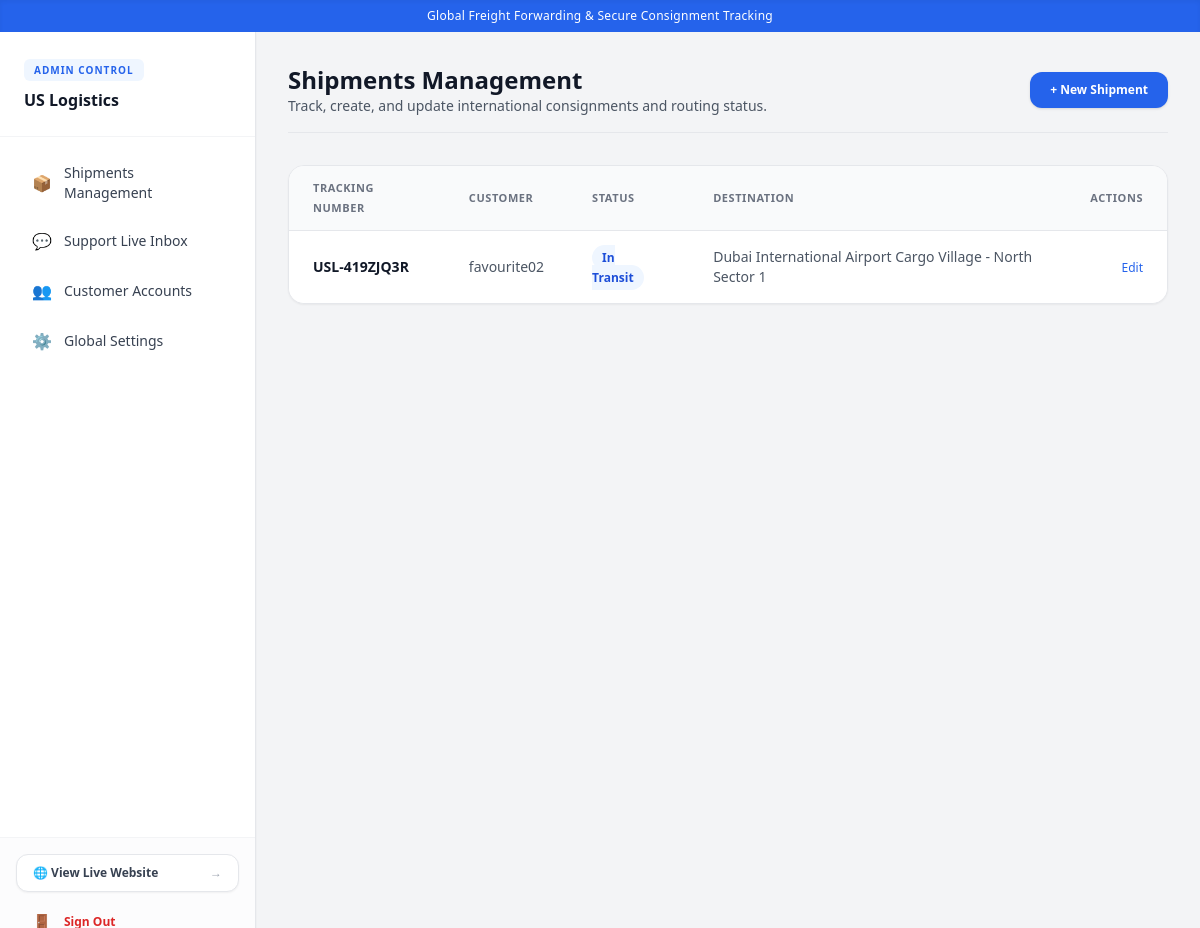
Page /shipments/dashboard/shipments/ (signed in) on the committed database.
### core/models.py (models this page shows, shortened)
class AppVariable(models.Model):
    key = models.CharField(max_length=100, unique=True)
    value = models.TextField(blank=True)
    description = models.CharField(max_length=255, blank=True)

### shipments/models.py (models this page shows, shortened)
class Shipment(models.Model):
    STATUS_CHOICES = [
        ('CREATED', 'Shipment Created'),
        ('PICKED_UP', 'Picked Up'),
        ('IN_TRANSIT', 'In Transit'),
        ('OUT_FOR_DELIVERY', 'Out for Delivery'),
        ('DELIVERED', 'Delivered'),
        ('EXCEPTION', 'Exception / Delayed'),
    ]
    SERVICE_CHOICES = [
        ('STANDARD_GROUND', 'Standard Ground Shipping'),
        ('EXPRESS_AIR', 'Express Air Freight'),
        ('OVERNIGHT_PRIORITY', 'Overnight Priority'),
        ('OCEAN_FREIGHT', 'International Ocean Freight'),
        ('HEAVY_CARGO', 'Heavy Cargo Transport'),
    ]
    tracking_number = models.CharField(max_length=50, unique=True, blank=True, db_index=True)
    customer = models.ForeignKey(settings.AUTH_USER_MODEL, on_delete=models.SET_NULL, null=True, blank=True, related_name='shipments')
    origin = models.ForeignKey(Location, on_delete=models.PROTECT, related_name='shipments_origin')
    destination = models.ForeignKey(Location, on_delete=models.PROTECT, related_name='shipments_destination')
    current_location = models.ForeignKey(Location, on_delete=models.SET_NULL, null=True, blank=True, related_name='shipments_current')
    status = models.CharField(max_length=30, choices=STATUS_CHOICES, default='CREATED')
    service_type = models.CharField(max_length=50, choices=SERVICE_CHOICES, default='STANDARD_GROUND')
    estimated_delivery = models.DateTimeField(null=True, blank=True)
    created_at = models.DateTimeField(auto_now_add=True)
    updated_at = models.DateTimeField(auto_now=True)

class Location(models.Model):
    name = models.CharField(max_length=255, help_text="e.g. Chicago Distribution Center")
    address = models.TextField(blank=True)
    city = models.CharField(max_length=150, blank=True)
    state = models.CharField(max_length=150, blank=True)
    postal_code = models.CharField(max_length=30, blank=True)
    country = models.CharField(max_length=150, default="United States")
    latitude = models.DecimalField(max_digits=10, decimal_places=7, null=True, blank=True)
    longitude = models.DecimalField(max_digits=10, decimal_places=7, null=True, blank=True)
    created_at = models.DateTimeField(auto_now_add=True)
    updated_at = models.DateTimeField(auto_now=True)

### shipments/views.py (the view)
# urls.py: path('dashboard/shipments/', AdminShipmentListView.as_view(), name='admin_shipment_list'),
class AdminShipmentListView(StaffRequiredMixin, ListView):
    model = Shipment
    template_name = 'dashboard/shipment_list.html'
    context_object_name = 'shipments'
    paginate_by = 25
    def get_queryset(self):
        queryset = super().get_queryset().select_related('origin', 'destination', 'current_location', 'customer')
        status_filter = self.request.GET.get('status')
        query = self.request.GET.get('q')
        if status_filter:
            queryset = queryset.filter(status=status_filter)
        if query:
            queryset = queryset.filter(tracking_number__icontains=query)
        return queryset

### core/context_processors.py (called while the page is built)
def app_variables(request):
    try:
        vars_dict = {var.key: var.value for var in AppVariable.objects.all()}
    except Exception:
        vars_dict = {}
    return {'app_vars': vars_dict}

### core/mixins.py (called while the page is built)
    def test_func(self):
        return self.request.user.is_authenticated and (self.request.user.is_staff or self.request.user.is_superuser)

### templates/dashboard/shipment_list.html (shortened to what this page needs)
{% extends 'base_admin.html' %}
{% block admin_content %}
<div class="max-w-6xl mx-auto">
    <div class="mb-8 border-b pb-4 flex justify-between items-center">
        <div>
            <h1 class="text-2xl font-bold text-gray-900">Shipments Management</h1>
            <p class="text-sm text-gray-600">Track, create, and update international consignments and routing status.</p>
        </div>
        <a href="{% url 'admin_shipment_create' %}" class="bg-blue-600 hover:bg-blue-700 text-white px-5 py-2.5 rounded-xl text-xs font-semibold shadow transition">
            + New Shipment
        </a>
    </div>
    <div class="bg-white shadow-sm rounded-2xl border border-gray-200 overflow-hidden">
        <table class="min-w-full divide-y divide-gray-200 text-left text-sm">
            <thead class="bg-gray-50 text-gray-500 text-[11px] uppercase tracking-wider font-semibold">
                <tr>
                    <th class="px-6 py-3">Tracking Number</th>
                    <th class="px-6 py-3">Customer</th>
                    <th class="px-6 py-3">Status</th>
                    <th class="px-6 py-3">Destination</th>
                    <th class="px-6 py-3 text-right">Actions</th>
                </tr>
            </thead>
            <tbody class="divide-y divide-gray-100 bg-white">
                {% if shipments %}
                    {% for shipment in shipments %}
                    <tr class="hover:bg-gray-50 transition">
                        <td class="px-6 py-4 font-semibold text-gray-900">{{ shipment.tracking_number }}</td>
                        <td class="px-6 py-4 text-gray-600">{{ shipment.customer.username|default:"Guest/Unassigned" }}</td>
                        <td class="px-6 py-4">
                            <span class="bg-blue-50 text-blue-700 text-xs font-semibold px-2.5 py-1 rounded-full">
                                {{ shipment.get_status_display|default:shipment.status }}
                            </span>
                        </td>
                        <td class="px-6 py-4 text-gray-600">{{ shipment.destination.name|default:"N/A" }}</td>
                        <td class="px-6 py-4 text-right">
                            <a href="{% url 'admin_shipment_update' shipment.tracking_number %}" class="text-blue-600 hover:underline text-xs font-medium">Edit</a>
                        </td>
                    </tr>
                    {% endfor %}
                {% else %}
                    <tr>
                        <td colspan="5" class="px-6 py-12 text-center text-gray-400 text-xs">No shipments found in the database.</td>
                    </tr>
                {% endif %}
            </tbody>
        </table>
    </div>
</div>
{% endblock %}

### templates/base_admin.html (shortened to what this page needs)
<!DOCTYPE html>
<html lang="en">
<head>
    <script src="https://cdn.tailwindcss.com"></script>
    <link rel="stylesheet" href="https://unpkg.com/leaflet@1.9.4/dist/leaflet.css" />
</head>
<body class="bg-gray-100 text-gray-800 flex flex-col min-h-screen font-sans antialiased">
    {% if app_vars.SITE_TAGLINE %}
    <div class="bg-blue-600 text-white text-xs py-2 px-4 text-center font-medium tracking-wide shadow-inner">
        {{ app_vars.SITE_TAGLINE }}
    </div>
    {% endif %}
    <div class="min-h-screen flex flex-1">
        <aside class="w-64 bg-white border-r border-gray-200 hidden md:flex flex-col flex-shrink-0 shadow-sm">
            <div class="p-6 border-b border-gray-100">
                <span class="text-[10px] font-bold text-blue-600 uppercase tracking-widest bg-blue-50 px-2.5 py-1 rounded-md">Admin Control</span>
                <h2 class="text-base font-bold text-gray-900 mt-2 truncate">{{ app_vars.SITE_NAME|default:"Operations Hub" }}</h2>
            </div>
            <nav class="p-4 space-y-1.5 text-sm font-medium flex-1">
                <a href="{% url 'admin_shipment_list' %}" class="flex items-center px-4 py-2.5 rounded-xl text-gray-700 hover:bg-blue-50 hover:text-blue-600 transition">
                    <span class="mr-3 text-base">📦</span> Shipments Management
                </a>
                <a href="{% url 'admin_support_inbox' %}" class="flex items-center px-4 py-2.5 rounded-xl text-gray-700 hover:bg-blue-50 hover:text-blue-600 transition">
                    <span class="mr-3 text-base">💬</span> Support Live Inbox
                </a>
                <a href="{% url 'admin_customer_list' %}" class="flex items-center px-4 py-2.5 rounded-xl text-gray-700 hover:bg-blue-50 hover:text-blue-600 transition">
                    <span class="mr-3 text-base">👥</span> Customer Accounts
                </a>
                <a href="{% url 'admin_app_variables' %}" class="flex items-center px-4 py-2.5 rounded-xl text-gray-700 hover:bg-blue-50 hover:text-blue-600 transition">
                    <span class="mr-3 text-base">⚙️</span> Global Settings
                </a>
            </nav>
            <div class="p-4 border-t border-gray-100 space-y-2 bg-gray-50/50">
                <a href="{% url 'home' %}" target="_blank" class="flex items-center justify-between px-4 py-2.5 rounded-xl bg-white border border-gray-200 text-xs font-semibold text-gray-700 hover:bg-blue-600 hover:text-white hover:border-blue-600 transition shadow-sm group">
                    <span>🌐 View Live Website</span>
                    <span class="text-gray-400 group-hover:text-white">&rarr;</span>
                </a>
                <form action="{% url 'logout' %}" method="post" class="block w-full">
                    <button type="submit" class="w-full flex items-center px-4 py-2.5 rounded-xl text-xs font-semibold text-red-600 hover:bg-red-50 transition text-left">
                        <span class="mr-3 text-base">🚪</span> Sign Out
                    </button>
                </form>
            </div>
        </aside>
        <main class="flex-1 p-8 overflow-y-auto">
            {% block admin_content %}{% endblock %}
        </main>
    </div>
</body>
</html>

### rows in the picture
AppVariable: SITE_TAGLINE "Global Freight Forwarding & Secure Consignment Tracking"
AppVariable: SITE_NAME "US Logistics"
Shipment: tracking_number "USL-419ZJQ3R", customer.username "favourite02", status "In Transit", destination.name "Dubai International Airport Cargo Village - North Sector 1"
